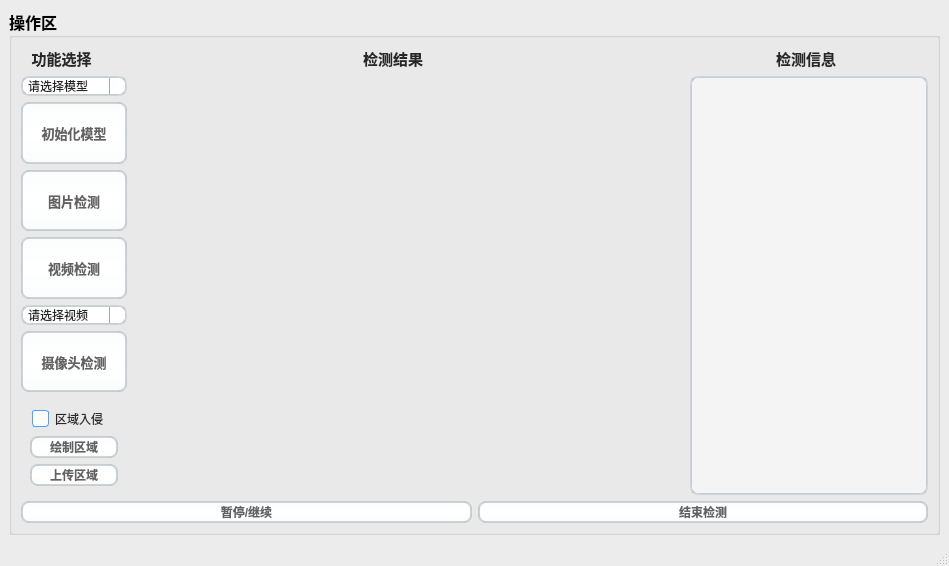
<?xml version="1.0" encoding="UTF-8"?>
<ui version="4.0">
 <class>MainWindow</class>
 <widget class="QMainWindow" name="MainWindow">
  <property name="geometry">
   <rect>
    <x>0</x>
    <y>0</y>
    <width>949</width>
    <height>566</height>
   </rect>
  </property>
  <property name="windowTitle">
   <string>目标检测工具</string>
  </property>
  <property name="windowIcon">
   <iconset>
    <normaloff>C:/Users/87670/ui_img/icon.jpg</normaloff>C:/Users/87670/ui_img/icon.jpg</iconset>
  </property>
  <property name="styleSheet">
   <string notr="true">/*
 * MacOS Style Sheet for QT Applications
 * Author: Jaime A. Quiroga P.
 * Company: GTRONICK
 * Last updated: 25/12/2020, 23:10.
 * Available at: https://github.com/GTRONICK/QSS/blob/master/MacOS.qss
 */
QMainWindow {
    background-color:#ececec;
}
QPushButton, QToolButton, QCommandLinkButton{
    padding: 0 5px 0 5px;
    border-style: solid;
    border-top-color: qlineargradient(spread:pad, x1:0, y1:0, x2:0, y2:1, stop:0 #c1c9cf, stop:1 #d2d8dd);
    border-right-color: qlineargradient(spread:pad, x1:1, y1:0, x2:0, y2:0, stop:0 #c1c9cf, stop:1 #d2d8dd);
    border-bottom-color: qlineargradient(spread:pad, x1:0, y1:1, x2:0, y2:0, stop:0 #c1c9cf, stop:1 #d2d8dd);
    border-left-color: qlineargradient(spread:pad, x1:0, y1:0, x2:1, y2:0, stop:0 #c1c9cf, stop:1 #d2d8dd);
    border-width: 2px;
    border-radius: 8px;
    color: #616161;
    font-weight: bold;
    background-color: qlineargradient(spread:pad, x1:0.5, y1:0, x2:0.5, y2:1, stop:0 #fbfdfd, stop:0.5 #ffffff, stop:1 #fbfdfd);
}
QPushButton::default, QToolButton::default, QCommandLinkButton::default{
    border: 2px solid transparent;
    color: #FFFFFF;
    background-color: qlineargradient(spread:pad, x1:0.5, y1:0, x2:0.5, y2:1, stop:0 #84afe5, stop:1 #1168e4);
}
QPushButton:hover, QToolButton:hover, QCommandLinkButton:hover{
    color: #3d3d3d;
}
QPushButton:pressed, QToolButton:pressed, QCommandLinkButton:pressed{
    color: #aeaeae;
    background-color: qlineargradient(spread:pad, x1:0.5, y1:0, x2:0.5, y2:1, stop:0 #ffffff, stop:0.5 #fbfdfd, stop:1 #ffffff);
}
QPushButton:disabled, QToolButton:disabled, QCommandLinkButton:disabled{
    color: #616161;
    background-color: qlineargradient(spread:pad, x1:0.5, y1:0, x2:0.5, y2:1, stop:0 #dce7eb, stop:0.5 #e0e8eb, stop:1 #dee7ec);
}
QLineEdit, QTextEdit, QPlainTextEdit, QSpinBox, QDoubleSpinBox, QTimeEdit, QDateEdit, QDateTimeEdit {
    border-width: 2px;
    border-radius: 8px;
    border-style: solid;
    border-top-color: qlineargradient(spread:pad, x1:0.5, y1:1, x2:0.5, y2:0, stop:0 #c1c9cf, stop:1 #d2d8dd);
    border-right-color: qlineargradient(spread:pad, x1:0, y1:0, x2:1, y2:0, stop:0 #c1c9cf, stop:1 #d2d8dd);
    border-bottom-color: qlineargradient(spread:pad, x1:0.5, y1:0, x2:0.5, y2:1, stop:0 #c1c9cf, stop:1 #d2d8dd);
    border-left-color: qlineargradient(spread:pad, x1:1, y1:0, x2:0, y2:0, stop:0 #c1c9cf, stop:1 #d2d8dd);
    background-color: #f4f4f4;
    color: #3d3d3d;
}
QLineEdit:focus, QTextEdit:focus, QPlainTextEdit:focus, QSpinBox:focus, QDoubleSpinBox:focus, QTimeEdit:focus, QDateEdit:focus, QDateTimeEdit:focus {
    border-width: 2px;
    border-radius: 8px;
    border-style: solid;
    border-top-color: qlineargradient(spread:pad, x1:0.5, y1:1, x2:0.5, y2:0, stop:0 #85b7e3, stop:1 #9ec1db);
    border-right-color: qlineargradient(spread:pad, x1:0, y1:0, x2:1, y2:0, stop:0 #85b7e3, stop:1 #9ec1db);
    border-bottom-color: qlineargradient(spread:pad, x1:0.5, y1:0, x2:0.5, y2:1, stop:0 #85b7e3, stop:1 #9ec1db);
    border-left-color: qlineargradient(spread:pad, x1:1, y1:0, x2:0, y2:0, stop:0 #85b7e3, stop:1 #9ec1db);
    background-color: #f4f4f4;
    color: #3d3d3d;
}
QLineEdit:disabled, QTextEdit:disabled, QPlainTextEdit:disabled, QSpinBox:disabled, QDoubleSpinBox:disabled, QTimeEdit:disabled, QDateEdit:disabled, QDateTimeEdit:disabled {
    color: #b9b9b9;
}
QSpinBox::up-button, QDoubleSpinBox::up-button, QTimeEdit::up-button, QDateEdit::up-button, QDateTimeEdit::up-button {
    subcontrol-origin: padding;
    subcontrol-position: top right;
    width: 15px;
    color: #272727;
    border-left-width: 1px;
    border-left-color: darkgray;
    border-left-style: solid;
    border-top-right-radius: 3px;
    padding: 3px;
}
QSpinBox::down-button, QDoubleSpinBox::down-button, QTimeEdit::down-button, QDateEdit::down-button, QDateTimeEdit::down-button {
    subcontrol-origin: padding;
    subcontrol-position: bottom right;
    width: 15px;
    color: #272727;
    border-left-width: 1px;
    border-left-color: darkgray;
    border-left-style: solid;
    border-bottom-right-radius: 3px;
    padding: 3px;
}
QSpinBox::up-button:pressed, QDoubleSpinBox::up-button:pressed, QTimeEdit::up-button:pressed, QDateEdit::up-button:pressed, QDateTimeEdit::up-button:pressed {
    color: #aeaeae;
    background-color: qlineargradient(spread:pad, x1:0.5, y1:0, x2:0.5, y2:1, stop:0 #ffffff, stop:0.5 #fbfdfd, stop:1 #ffffff);
}
QSpinBox::down-button:pressed, QDoubleSpinBox::down-button:pressed, QTimeEdit::down-button:pressed, QDateEdit::down-button:pressed, QDateTimeEdit::down-button:pressed {
    color: #aeaeae;
    background-color: qlineargradient(spread:pad, x1:0.5, y1:0, x2:0.5, y2:1, stop:0 #ffffff, stop:0.5 #fbfdfd, stop:1 #ffffff);
}
QSpinBox::up-button:hover, QDoubleSpinBox::up-button:hover, QTimeEdit::up-button:hover, QDateEdit::up-button:hover, QDateTimeEdit::up-button:hover {
    color: #FFFFFF;
    border-top-right-radius: 5px;
    background-color: qlineargradient(spread:pad, x1:0.5, y1:0, x2:0.5, y2:1, stop:0 #84afe5, stop:1 #1168e4);
    
}
QSpinBox::down-button:hover, QDoubleSpinBox::down-button:hover, QTimeEdit::down-button:hover, QDateEdit::down-button:hover, QDateTimeEdit::down-button:hover {
    color: #FFFFFF;
    border-bottom-right-radius: 5px;
    background-color: qlineargradient(spread:pad, x1:0.5, y1:0, x2:0.5, y2:1, stop:0 #84afe5, stop:1 #1168e4);
}
QSpinBox::up-arrow, QDoubleSpinBox::up-arrow, QTimeEdit::up-arrow, QDateEdit::up-arrow, QDateTimeEdit::up-arrow {
    image: url(/usr/share/icons/Adwaita/16x16/actions/go-up-symbolic.symbolic.png);
}
QSpinBox::down-arrow, QDoubleSpinBox::down-arrow, QTimeEdit::down-arrow, QDateEdit::down-arrow, QDateTimeEdit::down-arrow {
    image: url(/usr/share/icons/Adwaita/16x16/actions/go-down-symbolic.symbolic.png);
}
QProgressBar {
    max-height: 8px;
    text-align: center;
    font: italic bold 11px;
    color: #3d3d3d;
    border: 1px solid transparent;
    border-radius:4px;
    background-color: qlineargradient(spread:pad, x1:0, y1:0, x2:0, y2:1, stop:0 #ddd5d5, stop:0.5 #dad3d3, stop:1 #ddd5d5);
}
QProgressBar::chunk {
    background-color: qlineargradient(spread:pad, x1:0, y1:0, x2:0, y2:1, stop:0 #467dd1, stop:0.5 #3b88fc, stop:1 #467dd1);
    border-radius: 4px;
}
QProgressBar:disabled {
    color: #616161;
}
QProgressBar::chunk:disabled {
    background-color: #aeaeae;
}
QSlider::groove {
    border: 1px solid #bbbbbb;
    background-color: #52595d;
    border-radius: 4px;
}
QSlider::groove:horizontal {
    height: 6px;
}
QSlider::groove:vertical {
    width: 6px;
}
QSlider::handle:horizontal {
    background: #ffffff;
    border-style: solid;
    border-width: 1px;
    border-color: rgb(207,207,207);
    width: 12px;
    margin: -5px 0;
    border-radius: 7px;
}
QSlider::handle:vertical {
    background: #ffffff;
    border-style: solid;
    border-width: 1px;
    border-color: rgb(207,207,207);
    height: 12px;
    margin: 0 -5px;
    border-radius: 7px;
}
QSlider::add-page, QSlider::sub-page {
    border: 1px transparent;
    background-color: #52595d;
    border-radius: 4px;
}
QSlider::add-page:horizontal {
    background: qlineargradient(spread:pad, x1:0, y1:0, x2:0, y2:1, stop:0 #ddd5d5, stop:0.5 #dad3d3, stop:1 #ddd5d5);
}
QSlider::sub-page:horizontal {
    background-color: qlineargradient(spread:pad, x1:0, y1:0, x2:1, y2:0, stop:0 #467dd1, stop:0.5 #3b88fc, stop:1 #467dd1);
}
QSlider::add-page:vertical {
    background-color: qlineargradient(spread:pad, x1:0, y1:0, x2:0, y2:1, stop:0 #467dd1, stop:0.5 #3b88fc, stop:1 #467dd1);
}
QSlider::sub-page:vertical {
    background: qlineargradient(spread:pad, x1:0, y1:0, x2:1, y2:0, stop:0 #ddd5d5, stop:0.5 #dad3d3, stop:1 #ddd5d5);
}
QSlider::add-page:horizontal:disabled, QSlider::sub-page:horizontal:disabled, QSlider::add-page:vertical:disabled, QSlider::sub-page:vertical:disabled {
    background: #b9b9b9;
}
QComboBox, QFontComboBox {
    border-width: 2px;
    border-radius: 8px;
    border-style: solid;
    border-top-color: qlineargradient(spread:pad, x1:0.5, y1:1, x2:0.5, y2:0, stop:0 #c1c9cf, stop:1 #d2d8dd);
    border-right-color: qlineargradient(spread:pad, x1:0, y1:0, x2:1, y2:0, stop:0 #c1c9cf, stop:1 #d2d8dd);
    border-bottom-color: qlineargradient(spread:pad, x1:0.5, y1:0, x2:0.5, y2:1, stop:0 #c1c9cf, stop:1 #d2d8dd);
    border-left-color: qlineargradient(spread:pad, x1:1, y1:0, x2:0, y2:0, stop:0 #c1c9cf, stop:1 #d2d8dd);
    background-color: #f4f4f4;
    color: #272727;
    padding-left: 5px;
}
QComboBox:editable, QComboBox:!editable, QComboBox::drop-down:editable, QComboBox:!editable:on, QComboBox::drop-down:editable:on {
    background: #ffffff;
}
QComboBox::drop-down {
    subcontrol-origin: padding;
    subcontrol-position: top right;
    width: 15px;
    color: #272727;
    border-left-width: 1px;
    border-left-color: darkgray;
    border-left-style: solid;
    border-top-right-radius: 3px;
    border-bottom-right-radius: 3px;
}
QComboBox::down-arrow {
    image: url(/usr/share/icons/Adwaita/16x16/actions/go-down-symbolic.symbolic.png); /*Adawaita icon thene*/
}

QComboBox::down-arrow:on {
    top: 1px;
    left: 1px;
}
QComboBox QAbstractItemView {
    border: 1px solid darkgray;
    border-radius: 8px;
    selection-background-color: #dadada;
    selection-color: #272727;
    color: #272727;
    background: white;
}
QLabel, QCheckBox, QRadioButton {
    color: #272727;
}
QCheckBox {
    padding: 2px;
}
QCheckBox:disabled, QRadioButton:disabled {
    color: #808086;
    padding: 2px;
}

QCheckBox:hover {
    border-radius:4px;
    border-style:solid;
    padding-left: 1px;
    padding-right: 1px;
    padding-bottom: 1px;
    padding-top: 1px;
    border-width:1px;
    border-color: transparent;
}
QCheckBox::indicator:checked {
    image: url(/usr/share/icons/Adwaita/16x16/actions/object-select-symbolic.symbolic.png);
    height: 15px;
    width: 15px;
    border-style:solid;
    border-width: 1px;
    border-color: #48a5fd;
    color: #ffffff;
    border-radius: 3px;
    background-color: qlineargradient(spread:pad, x1:0, y1:0, x2:0, y2:1, stop:0 #48a5fd, stop:0.5 #329cfb, stop:1 #48a5fd);
}
QCheckBox::indicator:unchecked {
    
    height: 15px;
    width: 15px;
    border-style:solid;
    border-width: 1px;
    border-color: #48a5fd;
    border-radius: 3px;
    background-color: #fbfdfa;
}
QLCDNumber {
    color: #616161;;
}
QMenuBar {
    background-color: #ececec;
}
QMenuBar::item {
    color: #616161;
    spacing: 3px;
    padding: 1px 4px;
    background-color: #ececec;
}

QMenuBar::item:selected {
    background-color: #dadada;
    color: #3d3d3d;
}
QMenu {
    background-color: #ececec;
}
QMenu::item:selected {
    background-color: #dadada;
    color: #3d3d3d;
}
QMenu::item {
    color: #616161;;
    background-color: #e0e0e0;
}
QTabWidget {
    color:rgb(0,0,0);
    background-color:#000000;
}
QTabWidget::pane {
    border-color: #050a0e;
    background-color: #e0e0e0;
    border-width: 1px;
    border-radius: 4px;
    position: absolute;
    top: -0.5em;
    padding-top: 0.5em;
}

QTabWidget::tab-bar {
    alignment: center;
}

QTabBar::tab {
    border-bottom: 1px solid #c0c0c0;
    padding: 3px;
    color: #272727;
    background-color: #fefefc;
    margin-left:0px;
}
QTabBar::tab:!last {
    border-right: 1px solid;
    border-right-color: #c0c0c0;
    border-bottom-color: #c0c0c0;
}
QTabBar::tab:first {
    border-top-left-radius: 4px;
    border-bottom-left-radius: 4px;
}
QTabBar::tab:last {
    border-top-right-radius: 4px;
    border-bottom-right-radius: 4px;
}
QTabBar::tab:selected, QTabBar::tab:last:selected, QTabBar::tab:hover {
    color: #FFFFFF;
    background-color: qlineargradient(spread:pad, x1:0.5, y1:0, x2:0.5, y2:1, stop:0 #84afe5, stop:1 #1168e4);
}
QRadioButton::indicator {
    height: 14px;
    width: 14px;
    border-style:solid;
    border-radius:7px;
    border-width: 1px;
}
QRadioButton::indicator:checked {
    border-color: #48a5fd;
    background-color: qradialgradient(cx:0.5, cy:0.5, radius:0.4,fx:0.5, fy:0.5, stop:0 #ffffff, stop:0.5 #ffffff, stop:0.6 #48a5fd, stop:1 #48a5fd);
}
QRadioButton::indicator:!checked {
    border-color: #a9b7c6;
    background-color: #fbfdfa;
}
QStatusBar {
    color:#027f7f;
}

QDial {
    background: #16a085;
}

QToolBox {
    color: #a9b7c6;
    background-color: #222b2e;
}
QToolBox::tab {
    color: #a9b7c6;
    background-color:#222b2e;
}
QToolBox::tab:selected {
    color: #FFFFFF;
    background-color:#222b2e;
}
QScrollArea {
    color: #FFFFFF;
    background-color:#222b2e;
}

QScrollBar:horizontal {
	max-height: 10px;
	border: 1px transparent grey;
	margin: 0px 20px 0px 20px;
	background: transparent;
}
QScrollBar:vertical {
	max-width: 10px;
	border: 1px transparent grey;
	margin: 20px 0px 20px 0px;
	background: transparent;
}
QScrollBar::handle:vertical, QScrollBar::handle:horizontal {
	background: #52595d;
	border-style: transparent;
	border-radius: 4px;
	min-height: 25px;
}
QScrollBar::handle:horizontal:hover, QScrollBar::handle:vertical:hover {
	background: qlineargradient(spread:pad, x1:0, y1:0, x2:1, y2:0, stop:0 #467dd1, stop:0.5 #3b88fc, stop:1 #467dd1);
}
QScrollBar::add-line, QScrollBar::sub-line {
    border: 2px transparent grey;
    border-radius: 4px;
    subcontrol-origin: margin;
    background: #b9b9b9;
}
QScrollBar::add-line:horizontal {
    width: 20px;
    subcontrol-position: right;
}
QScrollBar::add-line:vertical {
    height: 20px;
    subcontrol-position: bottom;
}
QScrollBar::sub-line:horizontal {
    width: 20px;
    subcontrol-position: left;
}
QScrollBar::sub-line:vertical {
    height: 20px;
    subcontrol-position: top;
}
QScrollBar::add-line:vertical:pressed, QScrollBar::add-line:horizontal:pressed, QScrollBar::sub-line:horizontal:pressed, QScrollBar::sub-line:vertical:pressed {
    background: qlineargradient(spread:pad, x1:0, y1:0, x2:1, y2:0, stop:0 #467dd1, stop:0.5 #3b88fc, stop:1 #467dd1);
}
QScrollBar::add-page:horizontal, QScrollBar::sub-page:horizontal, QScrollBar::add-page:vertical, QScrollBar::sub-page:vertical {
    background: none;
}
QScrollBar::up-arrow:vertical {
    image: url(/usr/share/icons/Adwaita/16x16/actions/go-up-symbolic.symbolic.png);
}
QScrollBar::down-arrow:vertical {
    image: url(/usr/share/icons/Adwaita/16x16/actions/go-down-symbolic.symbolic.png);
}
QScrollBar::left-arrow:horizontal {
    image: url(/usr/share/icons/Adwaita/16x16/actions/go-previous-symbolic.symbolic.png);
}
QScrollBar::right-arrow:horizontal {
    image: url(/usr/share/icons/Adwaita/16x16/actions/go-next-symbolic.symbolic.png);
}</string>
  </property>
  <widget class="QWidget" name="centralwidget">
   <property name="enabled">
    <bool>true</bool>
   </property>
   <property name="sizePolicy">
    <sizepolicy hsizetype="Preferred" vsizetype="Fixed">
     <horstretch>0</horstretch>
     <verstretch>0</verstretch>
    </sizepolicy>
   </property>
   <layout class="QVBoxLayout" name="verticalLayout_4" stretch="0">
    <item>
     <widget class="QGroupBox" name="groupBox_2">
      <property name="font">
       <font>
        <family>Arial Black</family>
        <pointsize>12</pointsize>
        <weight>75</weight>
        <bold>true</bold>
       </font>
      </property>
      <property name="title">
       <string>操作区</string>
      </property>
      <layout class="QVBoxLayout" name="verticalLayout_2">
       <item>
        <layout class="QHBoxLayout" name="horizontalLayout_4" stretch="1,7,3">
         <item>
          <widget class="QLabel" name="label_2">
           <property name="sizePolicy">
            <sizepolicy hsizetype="Minimum" vsizetype="Fixed">
             <horstretch>0</horstretch>
             <verstretch>0</verstretch>
            </sizepolicy>
           </property>
           <property name="maximumSize">
            <size>
             <width>1677215</width>
             <height>16777215</height>
            </size>
           </property>
           <property name="font">
            <font>
             <family>Arial Black</family>
             <pointsize>11</pointsize>
             <weight>75</weight>
             <bold>true</bold>
            </font>
           </property>
           <property name="text">
            <string>功能选择</string>
           </property>
           <property name="alignment">
            <set>Qt::AlignCenter</set>
           </property>
          </widget>
         </item>
         <item>
          <widget class="QLabel" name="label_3">
           <property name="sizePolicy">
            <sizepolicy hsizetype="Minimum" vsizetype="Fixed">
             <horstretch>0</horstretch>
             <verstretch>0</verstretch>
            </sizepolicy>
           </property>
           <property name="maximumSize">
            <size>
             <width>1677215</width>
             <height>16777215</height>
            </size>
           </property>
           <property name="font">
            <font>
             <family>Arial Black</family>
             <pointsize>11</pointsize>
             <weight>75</weight>
             <bold>true</bold>
            </font>
           </property>
           <property name="text">
            <string>检测结果</string>
           </property>
           <property name="alignment">
            <set>Qt::AlignCenter</set>
           </property>
          </widget>
         </item>
         <item>
          <widget class="QLabel" name="label_4">
           <property name="sizePolicy">
            <sizepolicy hsizetype="Minimum" vsizetype="Fixed">
             <horstretch>0</horstretch>
             <verstretch>0</verstretch>
            </sizepolicy>
           </property>
           <property name="maximumSize">
            <size>
             <width>1677215</width>
             <height>16777215</height>
            </size>
           </property>
           <property name="font">
            <font>
             <family>Arial Black</family>
             <pointsize>11</pointsize>
             <weight>75</weight>
             <bold>true</bold>
            </font>
           </property>
           <property name="styleSheet">
            <string notr="true">QLabel{
text-align:center
}
</string>
           </property>
           <property name="text">
            <string>检测信息</string>
           </property>
           <property name="alignment">
            <set>Qt::AlignCenter</set>
           </property>
          </widget>
         </item>
        </layout>
       </item>
       <item>
        <layout class="QHBoxLayout" name="horizontalLayout_3" stretch="1,11">
         <item>
          <layout class="QVBoxLayout" name="verticalLayout">
           <item>
            <widget class="QComboBox" name="comboBox">
             <property name="sizePolicy">
              <sizepolicy hsizetype="Preferred" vsizetype="Maximum">
               <horstretch>0</horstretch>
               <verstretch>0</verstretch>
              </sizepolicy>
             </property>
             <item>
              <property name="text">
               <string>请选择模型</string>
              </property>
             </item>
             <item>
              <property name="text">
               <string>yolov5s</string>
              </property>
             </item>
             <item>
              <property name="text">
               <string>yolov5m</string>
              </property>
             </item>
             <item>
              <property name="text">
               <string>yolov5x</string>
              </property>
             </item>
             <item>
              <property name="text">
               <string>yolo+deepsort</string>
              </property>
             </item>
             <item>
              <property name="text">
               <string>helmet_s</string>
              </property>
             </item>
             <item>
              <property name="text">
               <string>helmet_l</string>
              </property>
             </item>
             <item>
              <property name="text">
               <string>helmet_m</string>
              </property>
             </item>
            </widget>
           </item>
           <item>
            <widget class="QPushButton" name="pushButton_init">
             <property name="sizePolicy">
              <sizepolicy hsizetype="Minimum" vsizetype="Preferred">
               <horstretch>0</horstretch>
               <verstretch>0</verstretch>
              </sizepolicy>
             </property>
             <property name="font">
              <font>
               <family>Adobe Devanagari</family>
               <pointsize>10</pointsize>
               <weight>75</weight>
               <bold>true</bold>
              </font>
             </property>
             <property name="text">
              <string>初始化模型</string>
             </property>
            </widget>
           </item>
           <item>
            <widget class="QPushButton" name="pushButton_img">
             <property name="sizePolicy">
              <sizepolicy hsizetype="Minimum" vsizetype="Preferred">
               <horstretch>0</horstretch>
               <verstretch>0</verstretch>
              </sizepolicy>
             </property>
             <property name="font">
              <font>
               <family>Adobe Devanagari</family>
               <pointsize>10</pointsize>
               <weight>75</weight>
               <bold>true</bold>
              </font>
             </property>
             <property name="text">
              <string>图片检测</string>
             </property>
            </widget>
           </item>
           <item>
            <widget class="QPushButton" name="pushButton_video">
             <property name="sizePolicy">
              <sizepolicy hsizetype="Minimum" vsizetype="Preferred">
               <horstretch>0</horstretch>
               <verstretch>0</verstretch>
              </sizepolicy>
             </property>
             <property name="font">
              <font>
               <family>Adobe Devanagari</family>
               <pointsize>10</pointsize>
               <weight>75</weight>
               <bold>true</bold>
              </font>
             </property>
             <property name="text">
              <string>视频检测</string>
             </property>
            </widget>
           </item>
           <item>
            <widget class="QComboBox" name="comboBox_2">
             <item>
              <property name="text">
               <string>请选择视频</string>
              </property>
             </item>
             <item>
              <property name="text">
               <string>钢筋加工厂</string>
              </property>
             </item>
             <item>
              <property name="text">
               <string>主墩</string>
              </property>
             </item>
             <item>
              <property name="text">
               <string>桥球机</string>
              </property>
             </item>
             <item>
              <property name="text">
               <string>特大桥</string>
              </property>
             </item>
            </widget>
           </item>
           <item>
            <widget class="QPushButton" name="pushButton_camer">
             <property name="sizePolicy">
              <sizepolicy hsizetype="Minimum" vsizetype="Preferred">
               <horstretch>0</horstretch>
               <verstretch>0</verstretch>
              </sizepolicy>
             </property>
             <property name="font">
              <font>
               <family>Adobe Devanagari</family>
               <pointsize>10</pointsize>
               <weight>75</weight>
               <bold>true</bold>
              </font>
             </property>
             <property name="text">
              <string>摄像头检测</string>
             </property>
            </widget>
           </item>
           <item>
            <widget class="QWidget" name="widget" native="true">
             <property name="sizePolicy">
              <sizepolicy hsizetype="Preferred" vsizetype="Preferred">
               <horstretch>0</horstretch>
               <verstretch>0</verstretch>
              </sizepolicy>
             </property>
             <layout class="QVBoxLayout" name="verticalLayout_3">
              <item>
               <widget class="QCheckBox" name="checkBox">
                <property name="text">
                 <string>区域入侵</string>
                </property>
               </widget>
              </item>
              <item>
               <widget class="QPushButton" name="pushButton">
                <property name="sizePolicy">
                 <sizepolicy hsizetype="Minimum" vsizetype="Preferred">
                  <horstretch>0</horstretch>
                  <verstretch>0</verstretch>
                 </sizepolicy>
                </property>
                <property name="text">
                 <string>绘制区域</string>
                </property>
               </widget>
              </item>
              <item>
               <widget class="QPushButton" name="pushButton_2">
                <property name="sizePolicy">
                 <sizepolicy hsizetype="Minimum" vsizetype="Preferred">
                  <horstretch>0</horstretch>
                  <verstretch>0</verstretch>
                 </sizepolicy>
                </property>
                <property name="text">
                 <string>上传区域</string>
                </property>
               </widget>
              </item>
             </layout>
            </widget>
           </item>
          </layout>
         </item>
         <item>
          <layout class="QHBoxLayout" name="horizontalLayout_2" stretch="7,3">
           <item>
            <layout class="QVBoxLayout" name="verticalLayout_5"/>
           </item>
           <item>
            <widget class="QTextBrowser" name="textBrowser"/>
           </item>
          </layout>
         </item>
        </layout>
       </item>
       <item>
        <layout class="QHBoxLayout" name="horizontalLayout">
         <item>
          <widget class="QPushButton" name="pushButton_stop">
           <property name="sizePolicy">
            <sizepolicy hsizetype="Minimum" vsizetype="Preferred">
             <horstretch>0</horstretch>
             <verstretch>0</verstretch>
            </sizepolicy>
           </property>
           <property name="text">
            <string>暂停/继续</string>
           </property>
          </widget>
         </item>
         <item>
          <widget class="QPushButton" name="pushButton_finish">
           <property name="sizePolicy">
            <sizepolicy hsizetype="Minimum" vsizetype="Preferred">
             <horstretch>0</horstretch>
             <verstretch>5</verstretch>
            </sizepolicy>
           </property>
           <property name="text">
            <string>结束检测</string>
           </property>
          </widget>
         </item>
        </layout>
       </item>
      </layout>
     </widget>
    </item>
   </layout>
  </widget>
  <widget class="QStatusBar" name="statusbar"/>
 </widget>
 <resources/>
 <connections/>
</ui>
